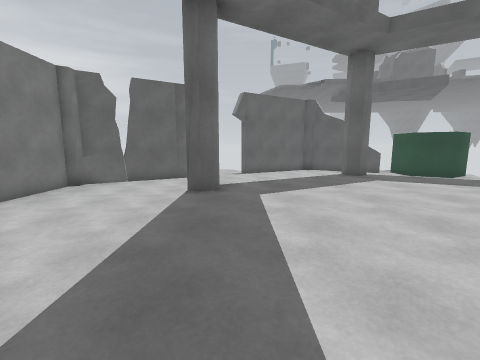
[1] (above)

16 first-person views from a walk through a 3-D level made in the Unity game engine. The camera is 1.3 m above the floor, tilts 8° down and sees 90° across. The floor is counted in squares, 1.05 m on a side. Each view is taken from the middle of a square. On the plan, view 1 faces up. The plan holds only what a view shows up to about 12 squares ahead; the rest is blank. The place goes on beyond the plan. The player character is not drawn.

[2]
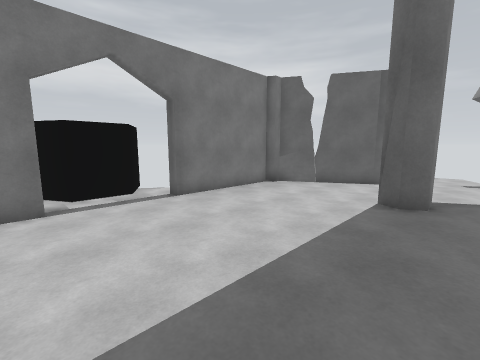

[3]
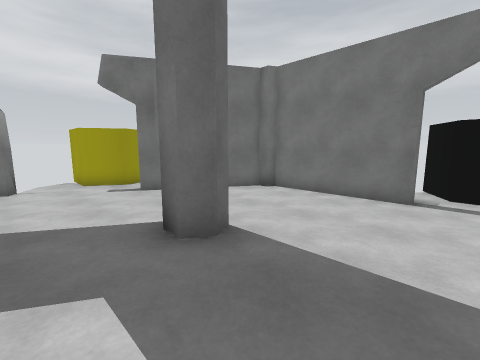

[4]
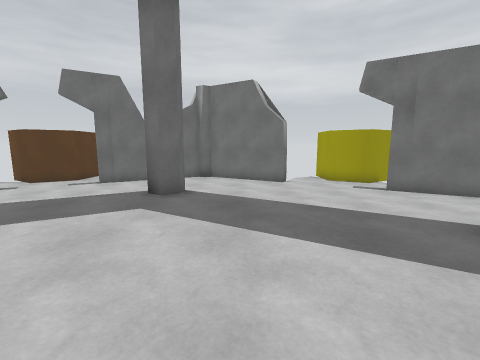

[5]
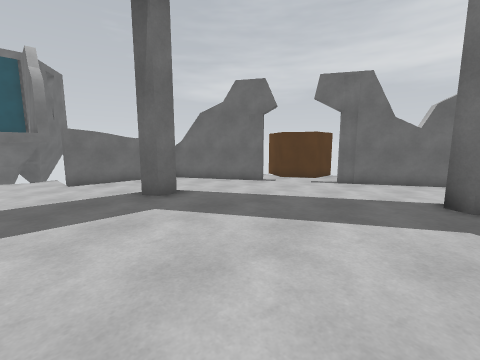

[6]
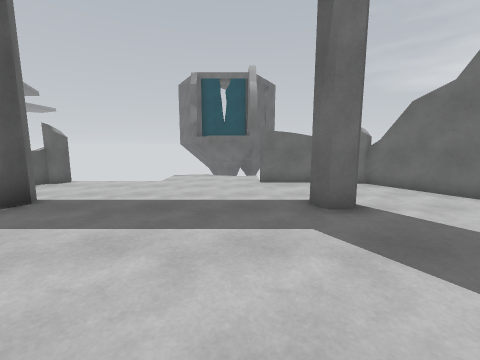

[7]
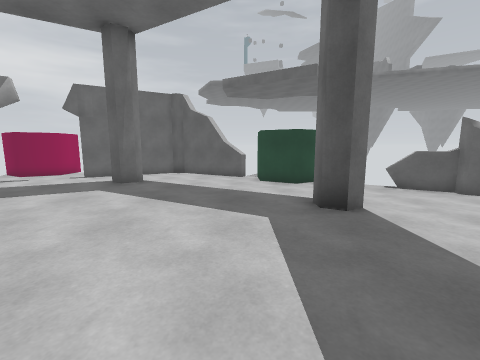

[8]
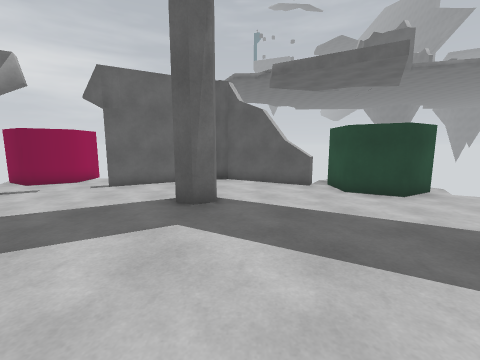

[9]
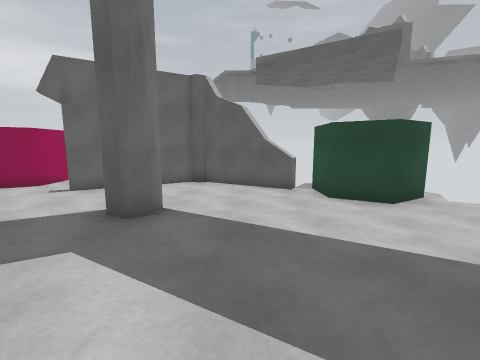

[10]
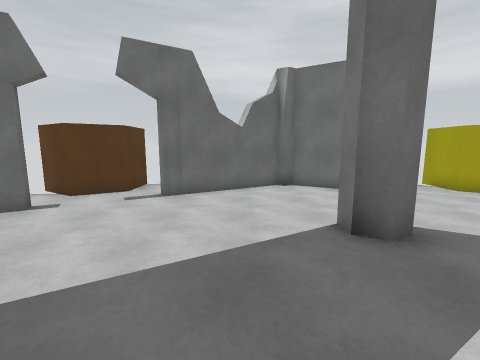

[11]
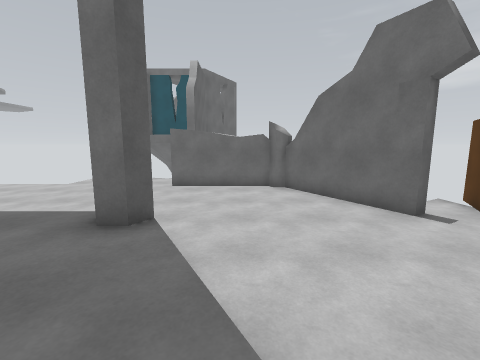

[12]
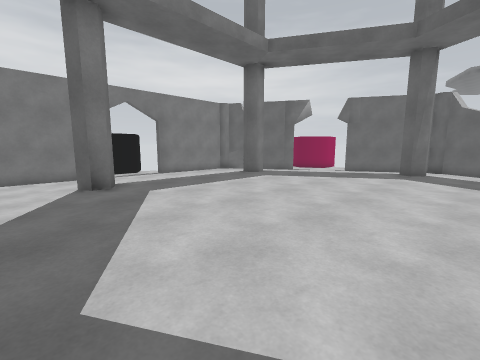

[13]
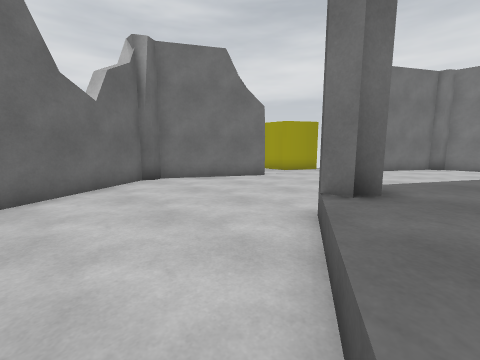

[14]
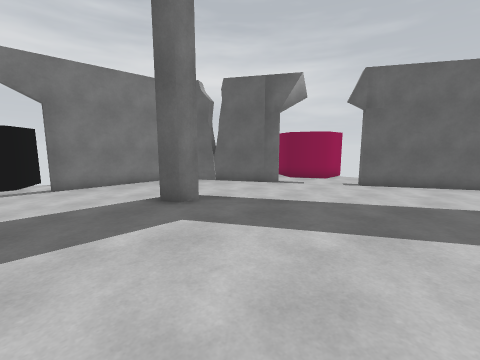

[15]
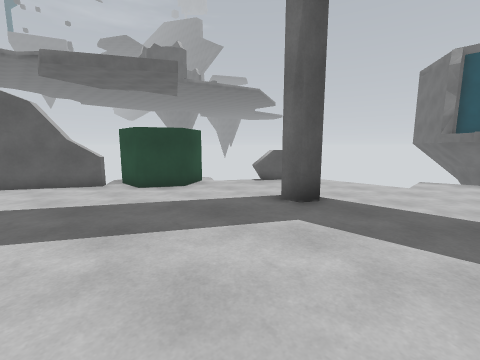

[16]
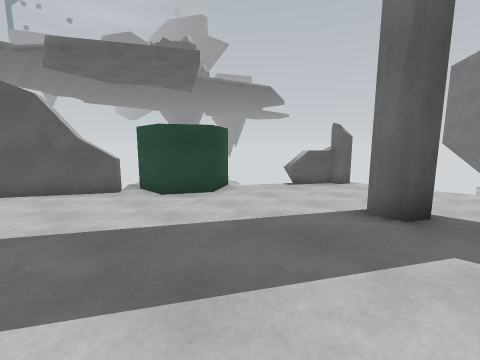

### Floor plan
Key: @ floor where view 1 was taken; # wall or solid block; x gap in a wall; . main floor; : floor 0.5 m higher than the main floor; / step, stairs or slope; = window, fence, low wall or low ledge; ^ raised ledge; O other object.
Columns run from 11 left of view 1 to 20 right of it. Each row starts with its distance up from view 1.
 18          O    #####
 17          O.  ##...##
 16       OOO..###.....#xO
 15        ..............O
 14        ##............OOOO
 13       ##...............O..
 12     ###........  .........=^
 11    ##........    ...........##
 10    #.......   /:#:/..........
  9    #......  //::::://........
  8    #......./:::::::::/. .....
  7    #......#:::::::::::# .....
  6    #......::::::::::::: ......
  5 OO........::::::::::::: ........
  4   O.......::::::::::::: ........
  3   O.......::::::::::::: ........
  2 OO........::::::::::::: .......
  1    #......:::::::::::::  ....#
  0    #......#@::::::::::#......#
 -1    #......./:::::::::/.......#
 -2    #........//::::://........#
 -3    #......... /:::/..........#
 -4    ##........  .#...........##
 -5     ###...................###
 -6       ##.................##
 -7        ##...............##
 -8         ..................
 -9        OOO..##.....###.OOOO
-10          O.  ##...##  .O
-11          O    #####   O

Where each view was taken, in squares from view 1:
view 1: 0 up, 0 right, facing up
view 2: 1 up, 0 right, facing up-left
view 3: 3 up, 1 right, facing down-left
view 4: 3 up, 3 right, facing down
view 5: 3 up, 5 right, facing down-right
view 6: 2 up, 6 right, facing right
view 7: 2 up, 9 right, facing up
view 8: 5 up, 6 right, facing up
view 9: 6 up, 7 right, facing up
view 10: 0 up, 7 right, facing down
view 11: 2 down, 7 right, facing right
view 12: 2 down, 7 right, facing up-left
view 13: 2 down, 9 right, facing down-left
view 14: 4 up, 4 right, facing up-left
view 15: 4 up, 6 right, facing up-right
view 16: 6 up, 6 right, facing up-right
